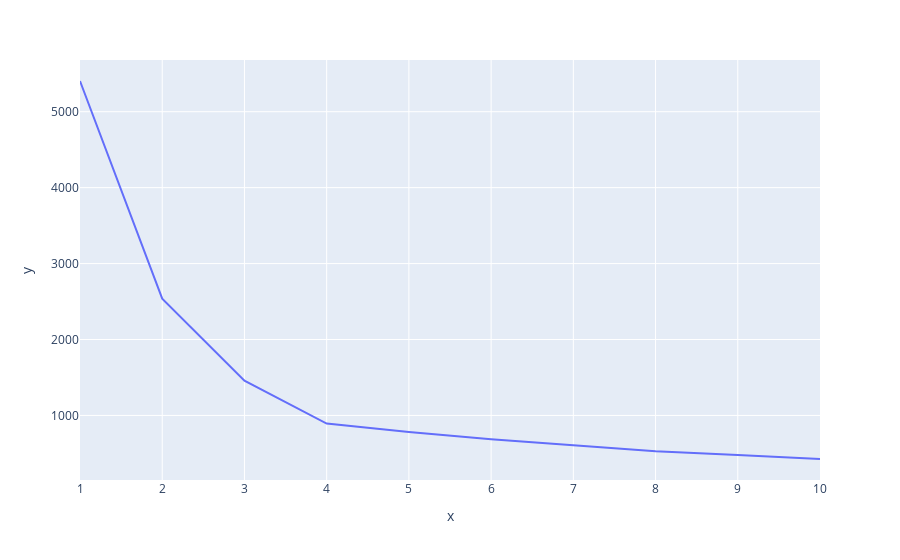

Notebook code for this chart:
### Code cell
grafico = px.line(x=range(1, 11), y=wcss)
grafico.show()

### Figure 1 — Plotly figure (JSON) as saved in the notebook; plotly's stock layout.template omitted (floating-point values rounded to 4 significant figures)
{"data": [{"hovertemplate": "x=%{x}<br>y=%{y}<extra></extra>", "legendgroup": "", "line": {"color": "#636efa", "dash": "solid"}, "marker": {"symbol": "circle"}, "mode": "lines", "name": "", "orientation": "v", "showlegend": false, "type": "scatter", "x": [1, 2, 3, 4, 5, 6, 7, 8, 9, 10], "xaxis": "x", "y": [5404.0, 2538.0, 1458.0, 893.3, 780.9, 687.4, 607.5, 529.8, 477.9, 426.5], "yaxis": "y"}], "layout": {"legend": {"tracegroupgap": 0}, "margin": {"t": 60}, "xaxis": {"anchor": "y", "domain": [0, 1], "title": {"text": "x"}}, "yaxis": {"anchor": "x", "domain": [0, 1], "title": {"text": "y"}}}}
